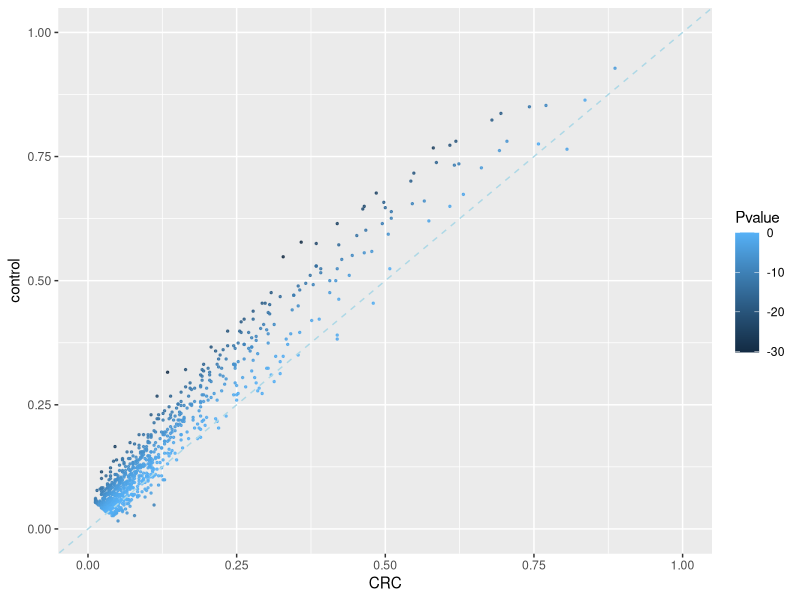

R code for this plot:
library(ggplot2)
library(dplyr)
require(gridExtra)
library(grid)
library(cowplot)
library(ggpubr)

pdf(file="lachnospiraceae_diff_points.pdf", width=6, height=5, onefile=FALSE)

df<-read.table("lachnospiraceae_diff_points.csv", sep=",", header=TRUE)
df$Pvalue=log(df$Pvalue, 2)


dat <-filter(df, CRC>control)
ratio <- nrow(dat)/nrow(df)


p <- ggplot(df, aes(CRC, control))
p + geom_point(alpha = 8/10, aes(colour = Pvalue), size=0.5)+
  xlim(c(0, 1))+ylim(c(0, 1))+
  geom_abline(colour='lightblue', linetype = 2, size=0.5)



         

dev.off()
